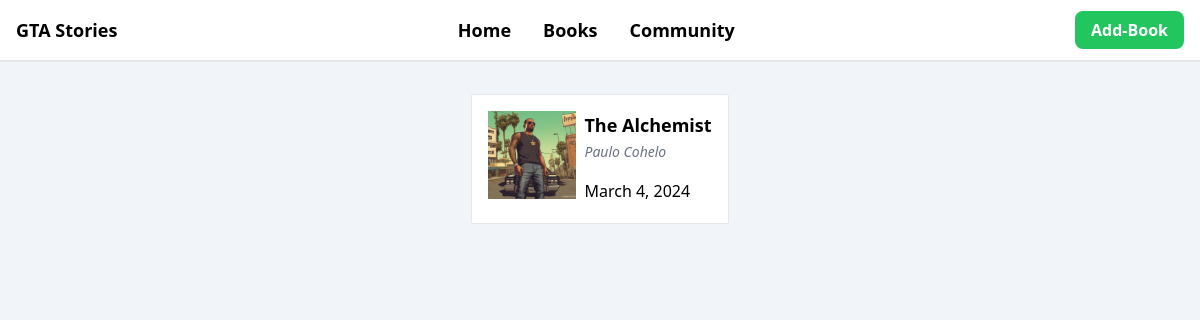
Page /book-detail/1 on the earlier database version.
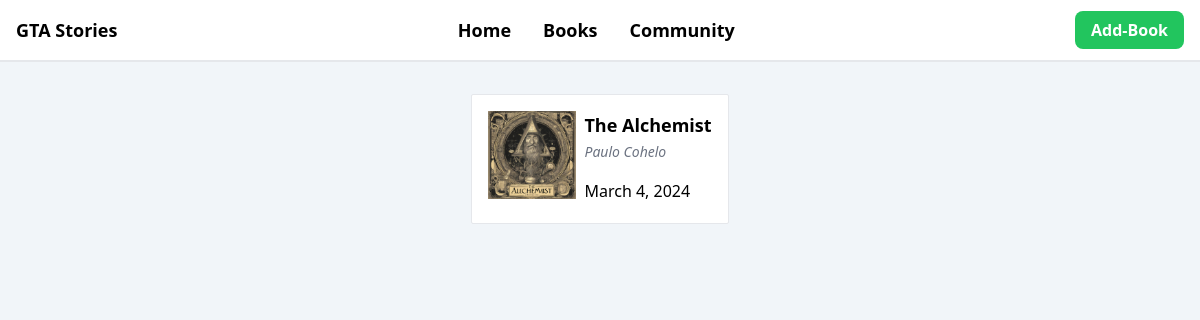
Same page on the later database version.
### baby/models.py (models this page shows, shortened)
class Book(models.Model):
    title = models.CharField(max_length=100)
    author = models.CharField(max_length=100)
    published_date = models.DateField()
    cover_image = models.ImageField(upload_to='book_cover/')

### baby/views.py (the view)
# urls.py: path("book-detail/<int:book_id>", book_detail, name="book-detail"),
def book_detail(request, book_id):
    book_item = get_object_or_404(Book, id=book_id)
    return render(request, 'book_detail.html', {"book_item": book_item})

### templates/book_detail.html
{% extends 'base.html' %}
{% block content %}
{% load static %}
<div class="flex justify-start mt-8 p-4 border rounded-sm bg-white">
    <div class="w-24 h-24 pr-2">
      <img
        src="{{ book_item.cover_image.url }}"
        alt="Gta Image"
        srcset=""
        class="w-full"
      />
    </div>
    <div class="flex-col justify-between">
      <div class="flex-initial">
        <span class="font-bold text-lg">{{ book_item.title }}</span>
      </div>
      <div class="flex-grow mb-4">
        <span class="font-thin italic text-sm text-gray-500"
          >{{ book_item.author}}</span
        >
      </div>
      <div class="flex-initial text-wrap">
        <p class="font-medium">
          {{ book_item.published_date }}
        </p>
      </div>
    </div>
  </div>
{% endblock %}

Differences in the rows shown:
changed Book "The Alchemist": cover_image: a different picture
